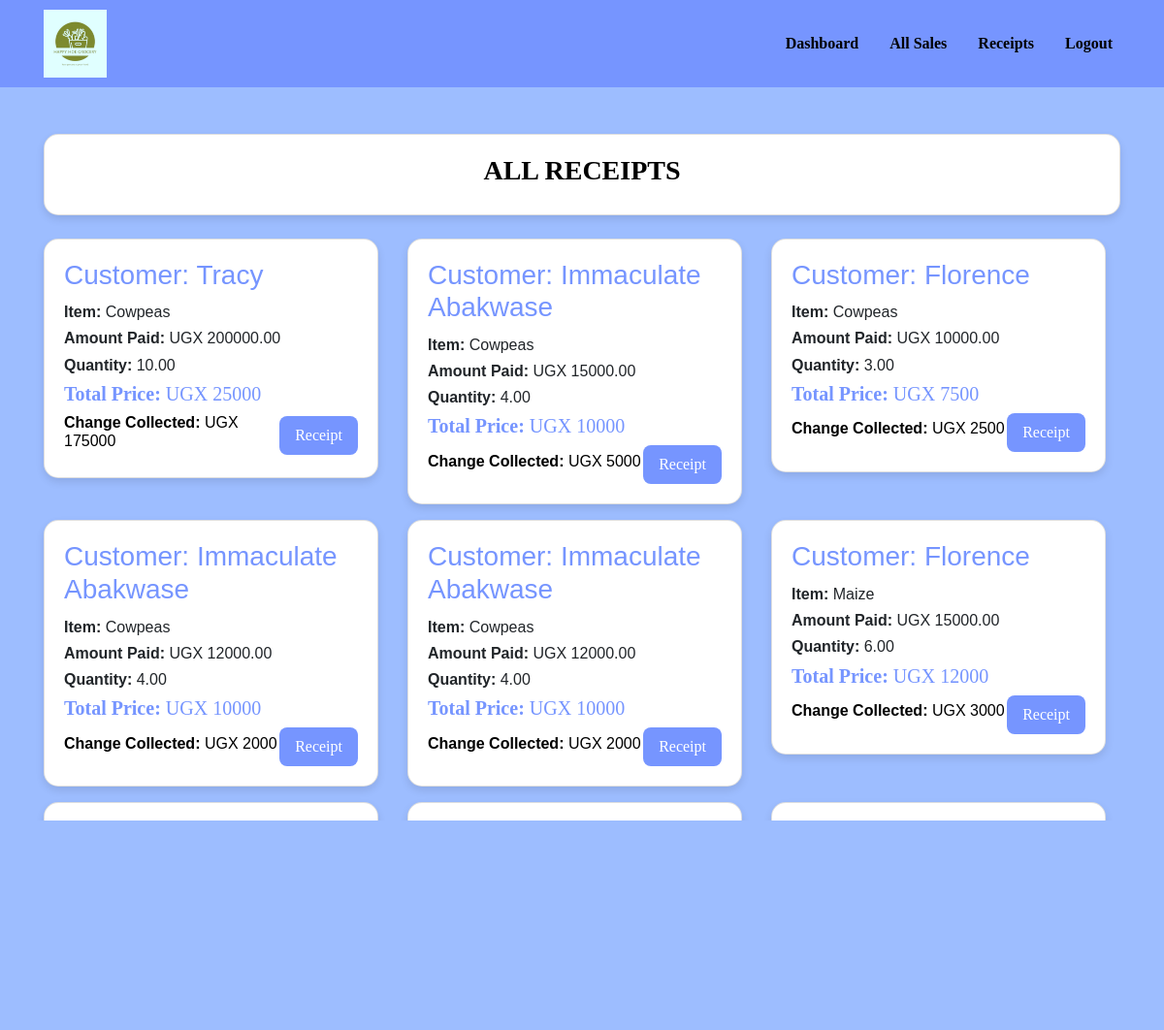
The app's page /receipt/ (signed in, upper part), older data.
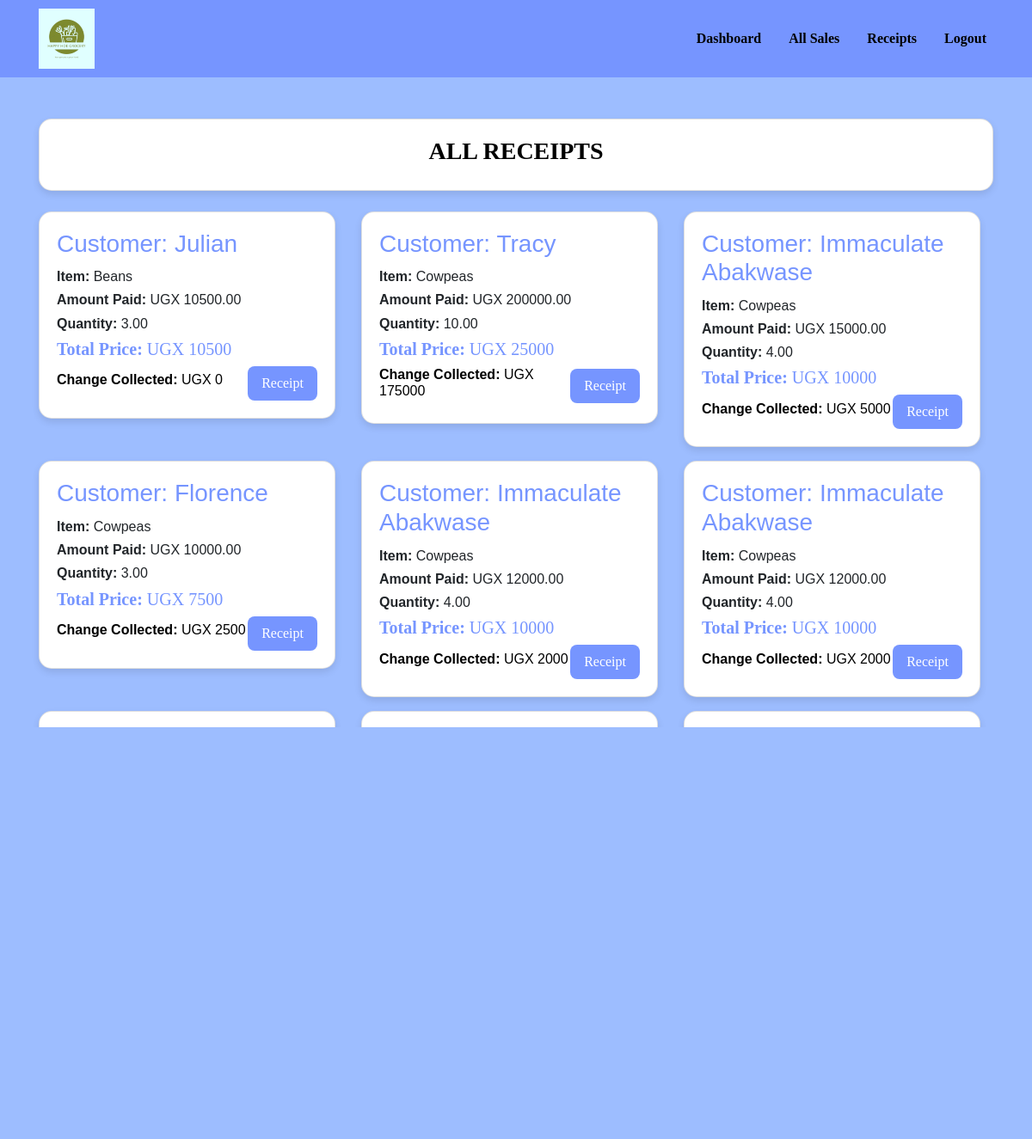
The same page, newer data.
### happy_hoe/models.py (models this page shows)
class Sale(models.Model):
    item = models.ForeignKey(Stock, on_delete=models.CASCADE)  # Reference to the Stock item being sold
    quantity = models.DecimalField(max_digits=10, decimal_places=2, default=0)  # Quantity sold
    amount_received = models.DecimalField(max_digits=10, decimal_places=2, default=0, null=False, blank=False)  # Amount of money received for the sale
    issued_to = models.CharField(max_length=50, null=True)  # Person the stock is issued to
    unit_price = models.DecimalField(max_digits=10, decimal_places=2, default=0, null=True, blank=True)  # Unit price at the time of sale
    recieved_quantity = models.DecimalField(max_digits=10, decimal_places=2, default=0, null=True, blank=True)  # Quantity received in the sale
    date = models.DateField(default=timezone.now)  # Date of the sale
    created_at = models.DateTimeField(default=timezone.now, editable=False)
    sale_type = models.CharField(choices=[("cash", "cash"), ("Credit", "Credit")], max_length=50, default="Cash")
    def get_total(self):
        total = self.quantity * self.item.unit_price
        return int(total)
    def get_change(self):
        change = self.get_total() - self.amount_received
        return abs(int(change))

class Stock(models.Model):
    branch = [('Matugga', 'Matugga'), ('Mukono', 'Mukono')]
    stock_name = models.CharField(max_length=50, null=False, blank=False)  # Name of the stock item
    total_quantity = models.IntegerField(default=0, null=True, blank=True)  # Total quantity of the stock
    issued_quantity = models.IntegerField(default=0, null=True, blank=True)  # Quantity issued from the stock
    unit_price = models.IntegerField(default=0, null=False, blank=False)  # Price per unit of the stock item
    stock_branch = models.CharField(max_length=50, null=False, blank=False, choices=branch)  # Branch where the stock is located
    def __str__(self):
        return self.stock_name  # Display the stock name when the object is printed

### happy_hoe/views.py (the view)
# urls.py: path('receipt/', views.receipt, name='receipt'),
@login_required
def receipt(request):
    sales = Sale.objects.all().order_by('-id')
    return render(request, 'happy_hoe/receipt.html', {'sales': sales})

### happy_hoe/templates/happy_hoe/receipt.html (shortened to what this page needs)
{% extends 'happy_hoe/base.html' %}
{% load static %}
{% block content %}
<br /><br>
<div class="container">
  <div class="card header-card mb-4 text-center" style="border-radius: 15px; box-shadow: 0 4px 8px rgba(0,0,0,0.1); background-color: white;">
    <div class="card-body">
      <h1 class="bouncing-header" style="color:black;">
        ALL RECEIPTS
      </h1>
    </div>
  </div>
</div>
<div class="container">
  <div class="row all_receipts" style="max-height: 600px; overflow-y: auto; padding-right: 15px;">
    {% for sale in sales %}
    <div class="col-lg-4 col-md-6 mb-3">
      <div class="card" style="border-radius: 15px; box-shadow: 0 4px 8px rgba(0,0,0,0.1); transition: transform 0.2s;">
        <div class="card-body">
          <h3 class="card-title" style="color:#7695FF;">Customer: {{ sale.issued_to | title }}</h3>
          <h6 class="card-text"><strong>Item:</strong> {{ sale.item }}</h6>
          <h6 class="card-text"><strong>Amount Paid:</strong> UGX {{ sale.amount_received }}</h6>
          <h6 class="card-text"><strong>Quantity:</strong> {{ sale.quantity }}</h6>
          <h5 style="color: #dc3545; font-family: 'Georgia', serif; color: #7695FF;"><strong>Total Price:</strong> UGX {{ sale.get_total }}</h5>
          <div class="d-flex justify-content-between align-items-center">
            <h6 class="card-text" style="color:black;"><strong>Change Collected:</strong> UGX {{ sale.get_change }}</h6>
            <a href="{% url 'all_receipts' sale.id %}">
              <button class="btn btn-primary">Receipt</button>
            </a>
          </div>
        </div>
      </div>
    </div>
    {% endfor %}
  </div>
</div>
{% endblock %}

Row changes from the older to the newer data that the page shows:
no longer on this page (row unchanged): Sale: issued_to "Florence", item "Maize", amount_received "15000.00", quantity "6.00", get_total "12000", get_change "3000"
added Sale: issued_to "Julian", item "Beans", amount_received "10500.00", quantity "3.00", get_total "10500", get_change "0"
